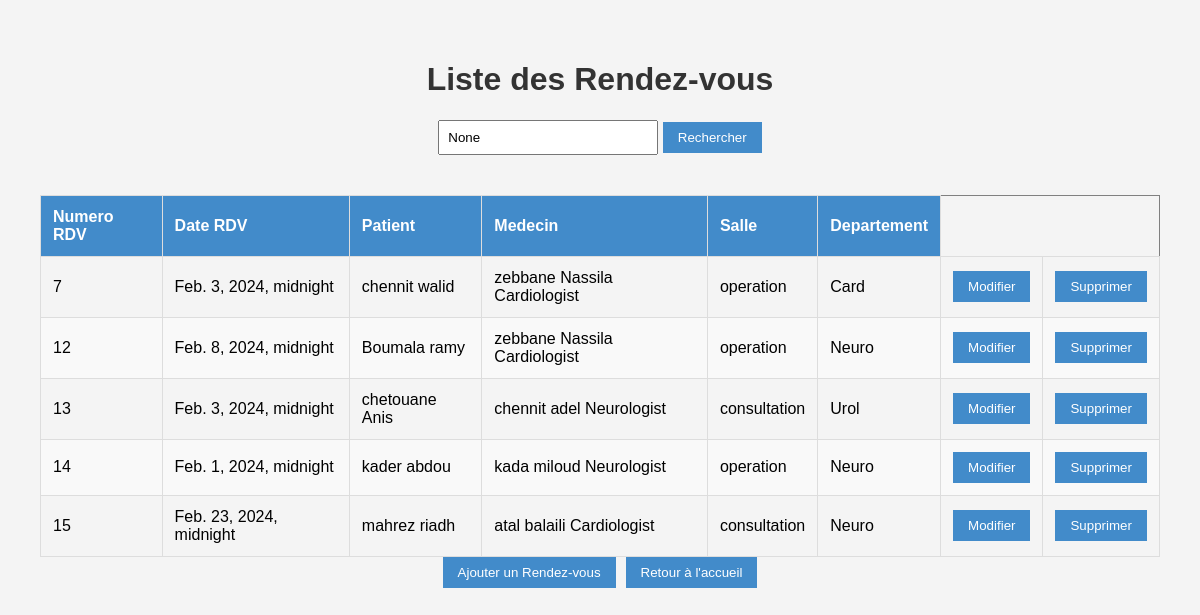
The app's page /liste_rdv/ with its own data.
### app1/models.py (models this page shows, shortened)
class RendezVous(models.Model) :
    Num_rdv = models.AutoField(primary_key=True)
    Date_rdv = models.DateTimeField()
    salle = models.ForeignKey('Salle', on_delete=models.CASCADE)
    Num_Patient = models.ForeignKey(Patient,on_delete = models.CASCADE)
    Num_Medecin = models.ForeignKey(Medecin,on_delete = models.CASCADE)
    choix_departement = [
        ('Card','Cardiology'),
        ('Neuro','Neurology'),
        ('Urol','Urology'),
        ('Rheum','Rheumatology'),
        ('ENT','Ear, Nose, and Throat'),
    ]
    departement = models.CharField(max_length = 50, choices = choix_departement)

class Patient(models.Model) :
    Num_P = models.AutoField(primary_key=True)
    Nom_P = models.CharField(max_length = 50)
    Prenom_P = models.CharField(max_length = 50)
    DateNaissance = models.DateField()
    Telephone_P = models.CharField(max_length = 10, help_text = 'Entrez un numero de telephone valable svp')
    Adresse_P = models.CharField(max_length = 50)
    choix_genre = [
        ('M', 'Masculin'),
        ('F', 'Feminin'),
    ]
    Genre = models.CharField(max_length = 1,choices = choix_genre)

class Medecin(models.Model) :
    Num_M = models.AutoField(primary_key=True)
    Nom_M = models.CharField(max_length = 50)
    Prenom_M = models.CharField(max_length = 50)
    Telephone_M = models.CharField(max_length = 10, help_text = 'Entrez un numero de telephone valable svp')
    choix_speciailte = [
        ('Cardiologist','Cardiologist'),
        ('Neurologist','Neurologist'),
        ('Urologist','Urologist'),
        ('Rheumatologist','Rheumatologist'),
        ('Otolaryngologist','Otolaryngologist'),
    ]
    specialite = models.CharField(max_length = 50, choices = choix_speciailte)

class Salle (models.Model) :
    Num_salle = models.AutoField(primary_key=True)
    choix_de_type = [
        ('consultation', 'salle de consultation'),
        ('operation', 'salle d\'opération'),
    ]
    type_salle = models.CharField(max_length = 50, choices = choix_de_type)

### app1/views.py (the view)
# urls.py: path('liste_rdv/',liste_rdv,name='liste_rdv'),
def liste_rdv(request):
    query = request.GET.get('q')
    rdvs= RendezVous.objects.all()
    if query:
        rdvs = rdvs.filter(Num_Patient__Nom_P__icontains=query)
    return render(request,'liste_rdv.html',{'rdvs': rdvs , 'query': query})

### app1/templates/liste_rdv.html (shortened to what this page needs)
<!DOCTYPE html>
{% load static %}
<html lang="en">
<head>
    <link href="{% static 'css/styleListRDV.css' %}" rel="stylesheet" />
</head>
<body>
    <h1>Liste des Rendez-vous</h1>
    <form method="get" action="{% url 'liste_rdv' %}">
        <input type="text" name="q" placeholder="Recherche par Noms des Patients" value="{{ query }}">
        <button type="submit">Rechercher</button>
    </form>
<table border="1">
    <thead>
        <tr>
            <th>Numero RDV</th>
            <th>Date RDV</th>
            <th>Patient</th>
            <th>Medecin</th>
            <th>Salle</th>
            <th>Departement</th>
        </tr>
    </thead>
    <tbody>
        {% for rdv in rdvs %}
            <tr>
                <td>{{ rdv.Num_rdv }}</td>
                <td>{{ rdv.Date_rdv}}</td>
                <td>{{ rdv.Num_Patient.Nom_P }} {{rdv.Num_Patient.Prenom_P}}</td>
                <td>{{ rdv.Num_Medecin.Nom_M }} {{ rdv.Num_Medecin.Prenom_M }} {{rdv.Num_Medecin.specialite}}</td>
                <td>{{ rdv.salle.type_salle}}</td>
                <td>{{ rdv.departement}}</td>
                <td>
                    <a href="{% url 'prefill_rendezVous' pk=rdv.Num_rdv %}"><button>Modifier</button></a>
                </td>
                <td>
                    <a href="{% url 'supprimer_rdv' pk=rdv.Num_rdv %}"><button>Supprimer</button></a>
                </td>
            </tr>
        {% endfor %}
    </tbody>
</table>
<div class="button-container">
        <a href="{% url 'ajouter_rdv' %}"><button>Ajouter un Rendez-vous</button></a>
        <a href="{% url 'Home' %}"><button>Retour à l'accueil</button></a>
</div>
</body>
</html>

### app1/static/css/styleListRDV.css (style rules this page uses)
body { font-family: Arial, sans-serif; margin: 20px; padding: 20px; background-color: #f4f4f4; display: flex; flex-direction: column; align-items: center; justify-content: center; }
h1 { color: #333; }
form { margin-bottom: 20px; }
input[type="text"] { padding: 8px; width: 200px; }
button { padding: 8px 15px; background-color: #428bca; color: #fff; border: none; cursor: pointer; align-items: center; }
table { width: 100%; border-collapse: collapse; margin-top: 20px; }
th, td { padding: 12px; border: 1px solid #ddd; text-align: left; }
th { background-color: #428bca; color: #fff; }
tbody tr:nth-child(even) { background-color: #f9f9f9; }
a { text-decoration: none; }
.button-container { display: flex; gap: 10px; }

### records on screen
RendezVous: Num_rdv "7", Date_rdv "Feb. 3, 2024, midnight", Num_Patient.Nom_P "chennit", Num_Patient.Prenom_P "walid", Num_Medecin.Nom_M "zebbane", Num_Medecin.Prenom_M "Nassila", Num_Medecin.specialite "Cardiologist", salle.type_salle "operation", departement "Card"
RendezVous: Num_rdv "12", Date_rdv "Feb. 8, 2024, midnight", Num_Patient.Nom_P "Boumala", Num_Patient.Prenom_P "ramy", Num_Medecin.Nom_M "zebbane", Num_Medecin.Prenom_M "Nassila", Num_Medecin.specialite "Cardiologist", salle.type_salle "operation", departement "Neuro"
RendezVous: Num_rdv "13", Date_rdv "Feb. 3, 2024, midnight", Num_Patient.Nom_P "chetouane", Num_Patient.Prenom_P "Anis", Num_Medecin.Nom_M "chennit", Num_Medecin.Prenom_M "adel", Num_Medecin.specialite "Neurologist", salle.type_salle "consultation", departement "Urol"
RendezVous: Num_rdv "14", Date_rdv "Feb. 1, 2024, midnight", Num_Patient.Nom_P "kader", Num_Patient.Prenom_P "abdou", Num_Medecin.Nom_M "kada", Num_Medecin.Prenom_M "miloud", Num_Medecin.specialite "Neurologist", salle.type_salle "operation", departement "Neuro"
RendezVous: Num_rdv "15", Date_rdv "Feb. 23, 2024, midnight", Num_Patient.Nom_P "mahrez", Num_Patient.Prenom_P "riadh", Num_Medecin.Nom_M "atal", Num_Medecin.Prenom_M "balaili", Num_Medecin.specialite "Cardiologist", salle.type_salle "consultation", departement "Neuro"
